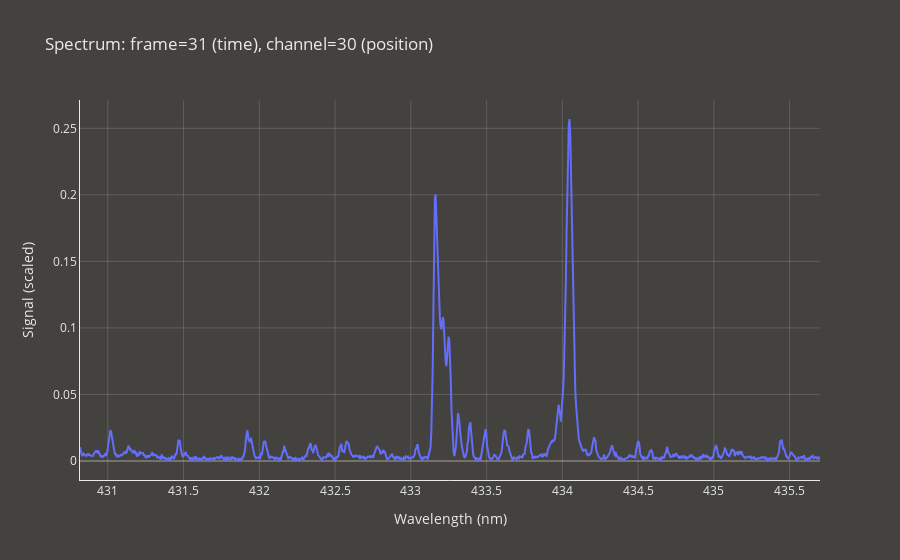

Notebook source saved alongside this figure:
### Code cell
fig = s26.plot_spectrum_plotly(31, 30,theme='dark')
fig.show()

### Figure 1 — Plotly figure (JSON) as saved in the notebook; plotly's stock layout.template omitted (floating-point values rounded to 4 significant figures; data arrays with more than 128 entries replaced by an {"elided": "..."} marker saying what was removed)
{"data": [{"hovertemplate": "λ = %{x:.3f} nm<br>I = %{y:.6g}<extra></extra>", "line": {"shape": "linear"}, "mode": "lines", "name": "f=31, ch=30", "type": "scatter", "x": {"elided": "1024 float values"}, "y": {"elided": "1024 float values"}}], "layout": {"font": {"color": "#eaeaea"}, "hoverlabel": {"font": {"color": "#eaeaea"}}, "hovermode": "x unified", "paper_bgcolor": "#44423e", "plot_bgcolor": "#44423e", "title": {"text": "Spectrum: frame=31 (time), channel=30 (position)"}, "xaxis": {"gridcolor": "rgba(255,255,255,0.15)", "linecolor": "#eaeaea", "showline": true, "tickcolor": "#eaeaea", "title": {"text": "Wavelength (nm)"}, "zerolinecolor": "rgba(255,255,255,0.25)"}, "yaxis": {"gridcolor": "rgba(255,255,255,0.15)", "linecolor": "#eaeaea", "showline": true, "tickcolor": "#eaeaea", "title": {"text": "Signal (scaled)"}, "zerolinecolor": "rgba(255,255,255,0.25)"}}}
